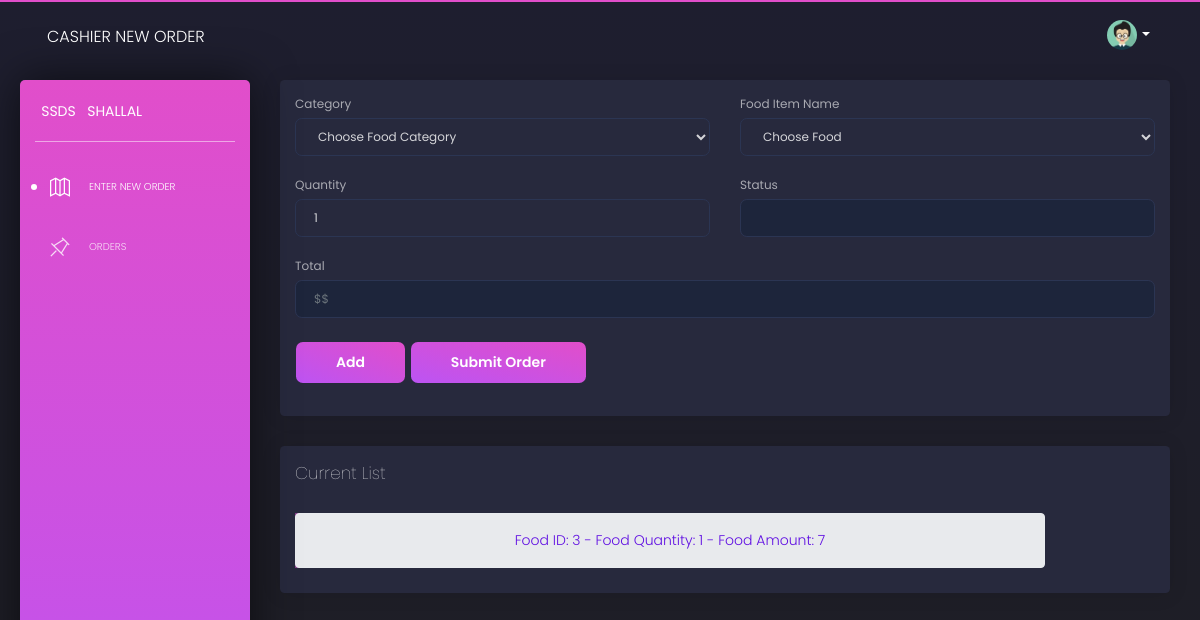
Page /cashier/newOrder on the earlier database version.
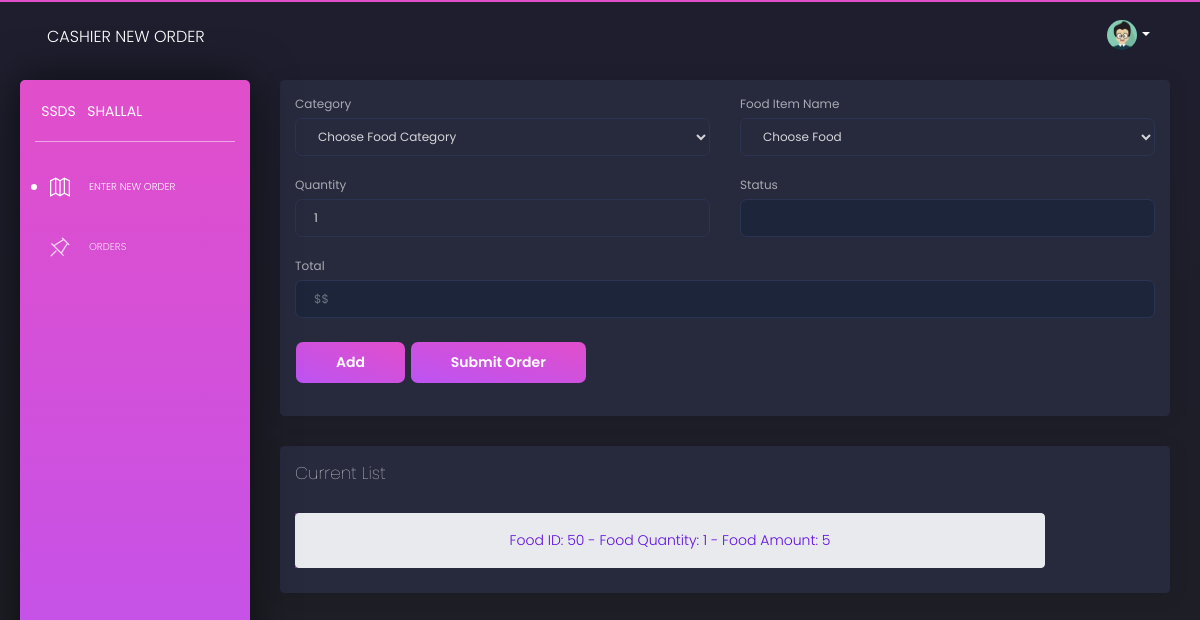
Same page on the later database version.
### database_setup.py (models this page shows)
class CustomerOrder(Base):
    __tablename__='customer_order'
    tid=Column(Integer,nullable=False,primary_key=True)
    fid=Column(Integer, ForeignKey("fooditem.fid"),nullable=False, primary_key=True)
    qty=Column(Integer,nullable=False,primary_key=True)
    amt=Column(Integer,nullable=False,primary_key=True)
    stsid=Column(String(10), ForeignKey("status.stsid"),nullable=False)

### ssds.py (the view, shortened to what this page needs)
@app.route('/cashier/newOrder',methods=['GET','POST'])
def newOrder():
    foodcategories=session.query(FoodCategory).all()
    maxTID = session.query(Transaction).order_by(
    desc(Transaction.tid)).limit(1).first()
    max=0
    if(maxTID==None):
        max=0
    else:
        max=maxTID.tid
    currentOrder = session.query(CustomerOrder).filter_by(tid=max+1).all()
    if request.method =='POST'and request.form['submit_button'] == 'add':
        total = 0
        total = total + int(request.form['total'])
        fid=session.query(FoodItem).filter_by(name=request.form['food']).first()
        customerorder=CustomerOrder(tid=max+1,fid=fid.fid,qty=request.form['quantity'],amt=float(request.form['total']),stsid="S9")
        session.add(customerorder)
        session.commit()
        return redirect(url_for('newOrder'))
    else:
        return render_template('new_order.html',foodcategories=foodcategories,currentOrder=currentOrder)

### templates/new_order.html (shortened to what the changed rows need)
<html lang="en" class="perfect-scrollbar-on"><head>
  <link href="https://use.fontawesome.com/releases/v5.0.6/css/all.css" rel="stylesheet">
  <link href="/static/assets/css/nucleo-icons.css" rel="stylesheet">
  <link href="/static/assets/css/black-dashboard.css" rel="stylesheet">
  <link href="/static/assets/demo/demo.css" rel="stylesheet">
</head>
<body class="" cz-shortcut-listen="true">
  <div class="wrapper">
    <div class="main-panel ps ps--active-y">
      <div class="content">
            <div class="card ">
              <div class="card-body">
                <div class="column">
                  <div class="col-3">
                      <div class="form-group">
                    <div class="list-group row" name='listiwant'>
                        {% for order in currentOrder %}
                      <a class="list-group-item list-group-item-action list-group-item-light text-center" style="width:750px" >
                          Food ID: {{order.fid}} -  Food Quantity: {{order.qty}} - Food Amount: {{order.amt}}
                      </a>
                      {% endfor %}
</div>
                  </div>
                  </div>
            </div>
          </div>
          </div>
          </div>
</div></div></body></html>

Differences in the rows shown:
no longer on this page (row edited): CustomerOrder: fid "3", qty "1", amt "7"
added CustomerOrder: fid "50", qty "1", amt "5"
